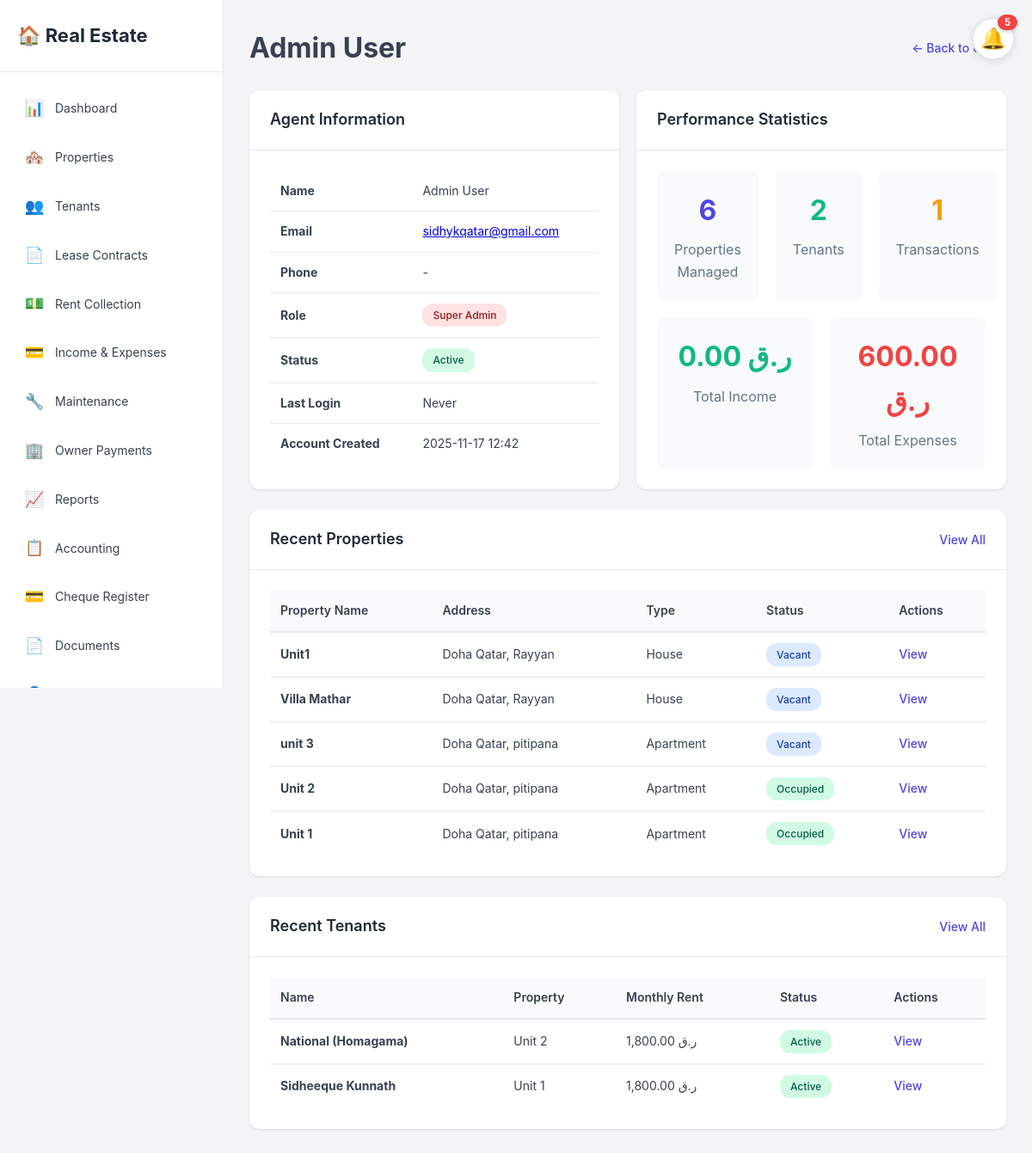
Page /agents/profile.php?id=1 (signed in) on the committed database.
### tables this page shows
CREATE TABLE `users` (
  `id` int(11) NOT NULL,
  `email` varchar(255) NOT NULL,
  `password` varchar(255) NOT NULL,
  `first_name` varchar(100) NOT NULL,
  `last_name` varchar(100) NOT NULL,
  `role` enum('Super Admin','Admin','Manager','User','Viewer') DEFAULT 'User',
  `status` enum('Active','Inactive','Suspended') DEFAULT 'Active',
  `last_login` timestamp NULL DEFAULT NULL,
  `email_verified` tinyint(1) DEFAULT 0,
  `phone` varchar(20) DEFAULT NULL,
  `created_at` timestamp NOT NULL DEFAULT current_timestamp(),
  `updated_at` timestamp NOT NULL DEFAULT current_timestamp() ON UPDATE current_timestamp()
);

CREATE TABLE `properties` (
  `id` int(11) NOT NULL,
  `user_id` int(11) NOT NULL,
  `parent_property_id` int(11) DEFAULT NULL,
  `unit_name` varchar(100) DEFAULT NULL,
  `is_unit` tinyint(1) DEFAULT 0,
  `owner_name` varchar(255) DEFAULT NULL,
  `owner_contact` varchar(255) DEFAULT NULL,
  `owner_email` varchar(255) DEFAULT NULL,
  `owner_phone` varchar(20) DEFAULT NULL,
  `monthly_rent_to_owner` decimal(10,2) DEFAULT 0.00,
  `property_name` varchar(255) NOT NULL,
  `address` varchar(500) NOT NULL,
  `city` varchar(100) NOT NULL,
  `state` varchar(100) DEFAULT NULL,
  `zip_code` varchar(20) DEFAULT NULL,
  `country` varchar(100) DEFAULT 'Qatar',
  `property_type` enum('Apartment','House','Condo','Townhouse','Commercial','Other') NOT NULL,
  `bedrooms` int(11) DEFAULT NULL,
  `bathrooms` decimal(3,1) DEFAULT NULL,
  `square_feet` int(11) DEFAULT NULL,
  `purchase_price` decimal(12,2) DEFAULT NULL,
  `current_value` decimal(12,2) DEFAULT NULL,
  `purchase_date` date DEFAULT NULL,
  `default_rent` decimal(10,2) DEFAULT 0.00,
  `status` enum('Vacant','Occupied','Under Maintenance') DEFAULT 'Vacant',
  `notes` text DEFAULT NULL,
  `created_at` timestamp NOT NULL DEFAULT current_timestamp(),
  `updated_at` timestamp NOT NULL DEFAULT current_timestamp() ON UPDATE current_timestamp()
);

CREATE TABLE `tenants` (
  `id` int(11) NOT NULL,
  `property_id` int(11) DEFAULT NULL,
  `first_name` varchar(100) NOT NULL,
  `last_name` varchar(100) NOT NULL,
  `email` varchar(255) DEFAULT NULL,
  `phone` varchar(20) DEFAULT NULL,
  `alternate_phone` varchar(20) DEFAULT NULL,
  `qatar_id` varchar(20) DEFAULT NULL,
  `move_in_date` date DEFAULT NULL,
  `move_out_date` date DEFAULT NULL,
  `lease_start` date DEFAULT NULL,
  `lease_end` date DEFAULT NULL,
  `monthly_rent` decimal(10,2) NOT NULL,
  `security_deposit` decimal(10,2) DEFAULT NULL,
  `status` enum('Active','Past','Pending') DEFAULT 'Active',
  `emergency_contact_name` varchar(100) DEFAULT NULL,
  `emergency_contact_phone` varchar(20) DEFAULT NULL,
  `notes` text DEFAULT NULL,
  `created_at` timestamp NOT NULL DEFAULT current_timestamp(),
  `updated_at` timestamp NOT NULL DEFAULT current_timestamp() ON UPDATE current_timestamp()
);

### config/config.php (called while the page is built, shortened)
<?php
function isLoggedIn() {
    return isset($_SESSION['user_id']) && !empty($_SESSION['user_id']);
}
function getCurrencySymbol($currency_code) {
    $currencies = [
        'USD' => '$',
        'QAR' => 'ر.ق',
        'SAR' => 'ر.س',
        'AED' => 'د.إ',
        'EUR' => '€',
        'GBP' => '£',
        'CAD' => 'C$',
        'AUD' => 'A$',
        'JPY' => '¥',
        'INR' => '₹',
        'PKR' => '₨',
        'EGP' => 'E£',
        'BHD' => '.د.ب',
        'KWD' => 'د.ك',
        'OMR' => 'ر.ع.',
    ];
    return isset($currencies[$currency_code]) ? $currencies[$currency_code] : '$';
}
function getUserCurrency() {
    if (isset($_SESSION['user_currency'])) {
        return $_SESSION['user_currency'];
    }
    return $currency;
}
function formatCurrency($amount, $currency_code = null) {
    if ($currency_code === null) {
        $currency_code = getUserCurrency();
    }
    $symbol = getCurrencySymbol($currency_code);
    $formatted = number_format($amount, 2);
    $rtl_currencies = ['QAR', 'SAR', 'AED', 'BHD', 'KWD', 'OMR'];
    if (in_array($currency_code, $rtl_currencies)) {
        return $formatted . ' ' . $symbol;
    } else {
        return $symbol . $formatted;
    }
}
?>

### agents/profile.php (the view, shortened to what this page needs)
<?php
require_once '../config/config.php';
$conn = getDBConnection();
$agent_id = intval($_GET['id']);
$agent = $conn->query("SELECT * FROM users WHERE id = $agent_id")->fetch_assoc();
$properties_count = $conn->query("SELECT COUNT(*) as total FROM properties WHERE user_id = $agent_id")->fetch_assoc()['total'];
$tenants_count = $conn->query("SELECT COUNT(*) as total FROM tenants t INNER JOIN properties p ON t.property_id = p.id WHERE p.user_id = $agent_id")->fetch_assoc()['total'];
$transactions_count = $conn->query("SELECT COUNT(*) as total FROM transactions WHERE user_id = $agent_id")->fetch_assoc()['total'];
$income_total = $conn->query("SELECT COALESCE(SUM(amount), 0) as total FROM transactions WHERE user_id = $agent_id AND type = 'Income'")->fetch_assoc()['total'];
$expense_total = $conn->query("SELECT COALESCE(SUM(amount), 0) as total FROM transactions WHERE user_id = $agent_id AND type = 'Expense'")->fetch_assoc()['total'];
$recent_properties = $conn->query("SELECT * FROM properties WHERE user_id = $agent_id ORDER BY created_at DESC LIMIT 5");
$recent_tenants = $conn->query("SELECT t.*, p.property_name FROM tenants t INNER JOIN properties p ON t.property_id = p.id WHERE p.user_id = $agent_id ORDER BY t.created_at DESC LIMIT 5");
include '../includes/header.php';
?>
<div class="page-actions">
    <h1>
        <?php echo htmlspecialchars($agent['first_name'] . ' ' . $agent['last_name']); ?>
    </h1>
    <div>
        <a href="../users/index.php" class="btn-link">← Back to Users</a>
    </div>
</div>
<div class="dashboard-grid">
    <div class="content-card">
        <div class="card-header">
            <h2>Agent Information</h2>
        </div>
        <div class="card-body">
            <table class="data-table">
                <tr>
                    <td><strong>Name</strong></td>
                    <td><?php echo htmlspecialchars($agent['first_name'] . ' ' . $agent['last_name']); ?></td>
                </tr>
                <tr>
                    <td><strong>Email</strong></td>
                    <td><a href="mailto:<?php echo htmlspecialchars($agent['email']); ?>"><?php echo htmlspecialchars($agent['email']); ?></a></td>
                </tr>
                <tr>
                    <td><strong>Phone</strong></td>
                    <td><?php echo !empty($agent['phone']) ? '<a href="tel:' . htmlspecialchars($agent['phone']) . '">' . htmlspecialchars($agent['phone']) . '</a>' : '-'; ?></td>
                </tr>
                <tr>
                    <td><strong>Role</strong></td>
                    <td>
                        <span class="badge badge-<?php
                            echo $agent['role'] == 'Super Admin' ? 'danger' :
                                ($agent['role'] == 'Admin' ? 'warning' :
                                ($agent['role'] == 'Manager' ? 'info' :
                                ($agent['role'] == 'User' ? 'success' : 'secondary')));
                        ?>">
                            <?php echo htmlspecialchars($agent['role']); ?>
                        </span>
                    </td>
                </tr>
                <tr>
                    <td><strong>Status</strong></td>
                    <td>
                        <span class="badge badge-<?php
                            echo $agent['status'] == 'Active' ? 'success' :
                                ($agent['status'] == 'Suspended' ? 'danger' : 'secondary');
                        ?>">
                            <?php echo htmlspecialchars($agent['status']); ?>
                        </span>
                    </td>
                </tr>
                <tr>
                    <td><strong>Last Login</strong></td>
                    <td><?php echo $agent['last_login'] ? date('Y-m-d H:i', strtotime($agent['last_login'])) : 'Never'; ?></td>
                </tr>
                <tr>
                    <td><strong>Account Created</strong></td>
                    <td><?php echo date('Y-m-d H:i', strtotime($agent['created_at'])); ?></td>
                </tr>
            </table>
        </div>
    </div>
    <div class="content-card">
        <div class="card-header">
            <h2>Performance Statistics</h2>
        </div>
        <div class="card-body">
            <div style="display: grid; grid-template-columns: repeat(3, 1fr); gap: 20px;">
                <div style="text-align: center; padding: 20px; background: #f8fafc; border-radius: 8px;">
                    <div style="font-size: 32px; font-weight: bold; color: #4f46e5;">
                        <?php echo $properties_count; ?>
                    </div>
                    <div style="color: #64748b; margin-top: 8px;">Properties Managed</div>
                </div>
                <div style="text-align: center; padding: 20px; background: #f8fafc; border-radius: 8px;">
                    <div style="font-size: 32px; font-weight: bold; color: #10b981;">
                        <?php echo $tenants_count; ?>
                    </div>
                    <div style="color: #64748b; margin-top: 8px;">Tenants</div>
                </div>
                <div style="text-align: center; padding: 20px; background: #f8fafc; border-radius: 8px;">
                    <div style="font-size: 32px; font-weight: bold; color: #f59e0b;">
                        <?php echo $transactions_count; ?>
                    </div>
                    <div style="color: #64748b; margin-top: 8px;">Transactions</div>
                </div>
            </div>
            <div style="display: grid; grid-template-columns: repeat(2, 1fr); gap: 20px; margin-top: 20px;">
                <div style="text-align: center; padding: 20px; background: #f8fafc; border-radius: 8px;">
                    <div style="font-size: 32px; font-weight: bold; color: #10b981;">
                        <?php echo formatCurrency($income_total); ?>
                    </div>
                    <div style="color: #64748b; margin-top: 8px;">Total Income</div>
                </div>
                <div style="text-align: center; padding: 20px; background: #f8fafc; border-radius: 8px;">
                    <div style="font-size: 32px; font-weight: bold; color: #ef4444;">
                        <?php echo formatCurrency($expense_total); ?>
                    </div>
                    <div style="color: #64748b; margin-top: 8px;">Total Expenses</div>
                </div>
            </div>
        </div>
    </div>
</div>
<?php if ($recent_properties && $recent_properties->num_rows > 0): ?>
<div class="content-card" style="margin-top: 24px;">
    <div class="card-header">
        <h2>Recent Properties</h2>
        <a href="../properties/index.php" class="btn-link">View All</a>
    </div>
    <div class="card-body">
        <div class="table-responsive">
            <table class="data-table">
                <thead>
                    <tr>
                        <th>Property Name</th>
                        <th>Address</th>
                        <th>Type</th>
                        <th>Status</th>
                        <th>Actions</th>
                    </tr>
                </thead>
                <tbody>
                    <?php while ($property = $recent_properties->fetch_assoc()): ?>
                        <tr>
                            <td><strong><?php echo htmlspecialchars($property['property_name']); ?></strong></td>
                            <td><?php echo htmlspecialchars($property['address'] . ', ' . $property['city']); ?></td>
                            <td><?php echo htmlspecialchars($property['property_type']); ?></td>
                            <td>
                                <span class="badge badge-<?php
                                    echo $property['status'] == 'Occupied' ? 'success' :
                                        ($property['status'] == 'Under Maintenance' ? 'warning' : 'info');
                                ?>">
                                    <?php echo htmlspecialchars($property['status']); ?>
                                </span>
                            </td>
                            <td>
                                <a href="../properties/view.php?id=<?php echo $property['id']; ?>" class="btn-link">View</a>
                            </td>
                        </tr>
                    <?php endwhile; ?>
                </tbody>
            </table>
        </div>
    </div>
</div>
<?php endif; ?>
<?php if ($recent_tenants && $recent_tenants->num_rows > 0): ?>
<div class="content-card" style="margin-top: 24px;">
    <div class="card-header">
        <h2>Recent Tenants</h2>
        <a href="../tenants/index.php" class="btn-link">View All</a>
    </div>
    <div class="card-body">
        <div class="table-responsive">
            <table class="data-table">
                <thead>
                    <tr>
                        <th>Name</th>
                        <th>Property</th>
                        <th>Monthly Rent</th>
                        <th>Status</th>
                        <th>Actions</th>
                    </tr>
                </thead>
                <tbody>
                    <?php while ($tenant = $recent_tenants->fetch_assoc()): ?>
                        <tr>
                            <td><strong><?php echo htmlspecialchars($tenant['first_name'] . ' ' . $tenant['last_name']); ?></strong></td>
                            <td><?php echo htmlspecialchars($tenant['property_name']); ?></td>
                            <td><?php echo formatCurrency($tenant['monthly_rent']); ?></td>
                            <td>
                                <span class="badge badge-<?php echo $tenant['status'] == 'Active' ? 'success' : 'info'; ?>">
                                    <?php echo htmlspecialchars($tenant['status']); ?>
                                </span>
                            </td>
                            <td>
                                <a href="../tenants/view.php?id=<?php echo $tenant['id']; ?>" class="btn-link">View</a>
                            </td>
                        </tr>
                    <?php endwhile; ?>
                </tbody>
            </table>
        </div>
    </div>
</div>
<?php endif; ?>
<?php include '../includes/footer.php'; ?>

### assets/css/style.css (style rules this page uses)
* { margin: 0; padding: 0; box-sizing: border-box; }
:root { --primary-color: #4f46e5; --primary-hover: #4338ca; --secondary-color: #6366f1; --success-color: #10b981; --danger-color: #ef4444; --warning-color: #f59e0b; --info-color: #3b82f6; --dark-color: #1f2937; --light-color: #f9fafb; --border-color: #e5e7eb; --text-color: #374151; --text-muted: #6b7280; --sidebar-width: 260px; --header-height: 70px; }
body { font-family: -apple-system, BlinkMacSystemFont, 'Segoe UI', Roboto, 'Helvetica Neue', Arial, sans-serif; background-color: #f3f4f6; color: var(--text-color); line-height: 1.6; }
.dashboard-grid { display: grid; grid-template-columns: 1fr 1fr; gap: 20px; }
.dashboard-card, .content-card { background: white; border-radius: 12px; box-shadow: 0 1px 3px rgba(0, 0, 0, 0.1); overflow: hidden; }
.card-header { padding: 20px 24px; border-bottom: 1px solid var(--border-color); display: flex; justify-content: space-between; align-items: center; }
.card-header h2 { font-size: 18px; font-weight: 600; color: var(--dark-color); }
.card-body { padding: 24px; }
.btn-link { color: var(--primary-color); text-decoration: none; font-size: 14px; font-weight: 500; }
.table-responsive { overflow-x: auto; }
.data-table { width: 100%; border-collapse: collapse; font-size: 14px; }
.data-table thead { background-color: var(--light-color); }
.data-table th { padding: 12px; text-align: left; font-weight: 600; color: var(--text-color); border-bottom: 2px solid var(--border-color); }
.data-table td { padding: 12px; border-bottom: 1px solid var(--border-color); }
.data-table tbody tr:last-child td { border-bottom: none; }
.badge { display: inline-block; padding: 4px 12px; border-radius: 12px; font-size: 12px; font-weight: 500; }
.badge-success { background-color: #d1fae5; color: #065f46; }
.badge-danger { background-color: #fee2e2; color: #991b1b; }
.badge-info { background-color: #dbeafe; color: #1e40af; }
.page-actions { display: flex; justify-content: space-between; align-items: center; margin-bottom: 24px; }

### rows in the picture
users: first_name+last_name "Admin User", email "sidhykqatar@gmail.com", role "Super Admin", status "Active", created_at "2025-11-17 12:42"
properties: property_name "Unit1", address+city "Doha Qatar, Rayyan", property_type "House", status "Vacant"
properties: property_name "Villa Mathar", address+city "Doha Qatar, Rayyan", property_type "House", status "Vacant"
properties: property_name "unit 3", address+city "Doha Qatar, pitipana", property_type "Apartment", status "Vacant"
properties: property_name "Unit 2", address+city "Doha Qatar, pitipana", property_type "Apartment", status "Occupied"
properties: property_name "Unit 1", address+city "Doha Qatar, pitipana", property_type "Apartment", status "Occupied"
tenants: first_name+last_name "National (Homagama)", property.property_name "Unit 2", monthly_rent "1,800.00 ر.ق", status "Active"
tenants: first_name+last_name "Sidheeque Kunnath", property.property_name "Unit 1", monthly_rent "1,800.00 ر.ق", status "Active"

### other values in the picture
$notification_count "5"
$properties_count "6"
$tenants_count "2"
$transactions_count "1"
formatCurrency($income_total) "0.00 ر.ق"
formatCurrency($expense_total) "600.00 ر.ق"
